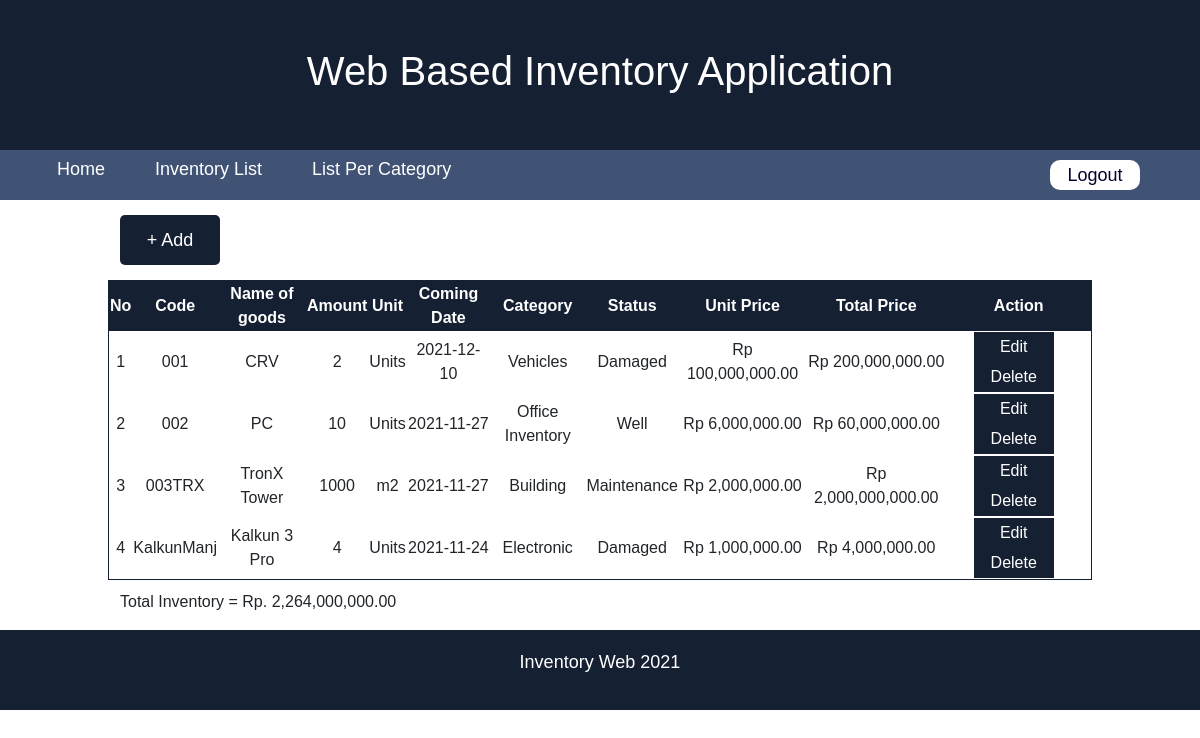
Before: /list-inventory.php (signed in) with the older database file.
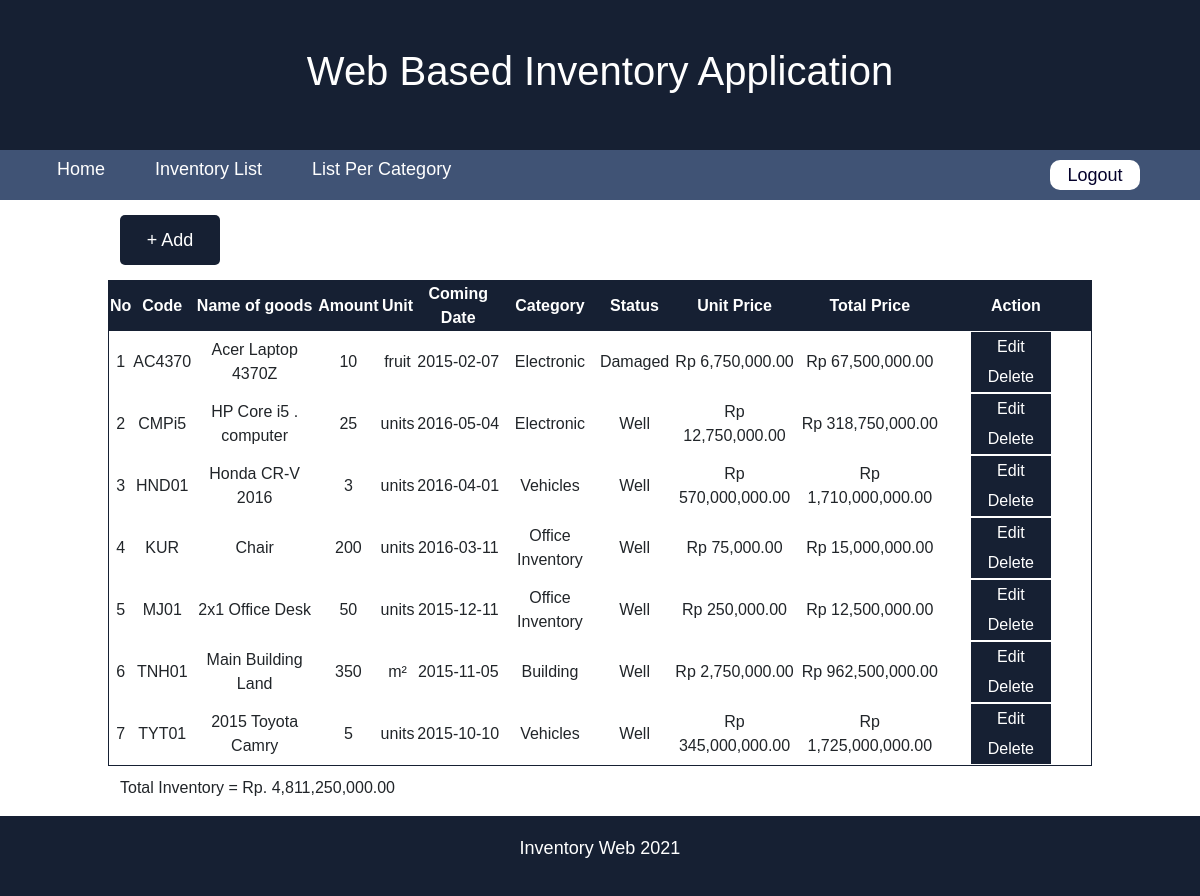
After: the same page with the newer database file.
### tables this page shows
CREATE TABLE `inventory` (
  `item_id` varchar(10) NOT NULL,
  `item_name` varchar(30) NOT NULL,
  `amount` int(11) NOT NULL,
  `unit` varchar(15) NOT NULL,
  `arrival_date` date NOT NULL,
  `category` varchar(20) NOT NULL,
  `item_status` varchar(20) NOT NULL,
  `price` int(20) NOT NULL
);

### list-inventory.php (the view, shortened to what this page needs)
<!DOCTYPE html>
<html lang="en">
<head>
    <link href="https://cdn.jsdelivr.net/npm/bootstrap@5.1.3/dist/css/bootstrap.min.css" rel="stylesheet">
    <link rel="stylesheet" href="css-inventory.css">
    <link rel="stylesheet" href="nav.css">
</head>
<body>
    <div class="header">
        <h1>Web Based Inventory Application</h1>
    </div>
    <div class="nav-container">
        <ul class="nav-item">
            <li><a href="home.php">Home</a></li>
            <li><a href="list-inventory.php">Inventory List</a></li>
            <li>
                <div class="dropdown">
                    <a href="">List Per Category</a>
                </div>
            </li>
        </ul>
        <?php
      if(empty($_SESSION['username'])){
        echo "<a href='login.php'><button class='sign-in'>Sign In</button></a>";
      }else{
        echo "<a href='logout.php'><button class='sign-in'>Logout</button></a>";
      }
    ?>
    </div>
    <div class="content-container">
        <div class="row">
            <div class="col-2">
                <a href="add-form.php"><button class="btn-add">+ Add</button></a>
            </div>
        </div>
        <div class="row">
            <table>
                <tr>
                    <th>No</th>
                    <th>Code</th>
                    <th>Name of goods</th>
                    <th>Amount</th>
                    <th>Unit</th>
                    <th>Coming Date</th>
                    <th>Category</th>
                    <th>Status</th>
                    <th>Unit Price</th>
                    <th>Total Price</th>
                    <th>Action</th>
                </tr>
        <?php
            include 'db/connect.php';
            $totalPrice=0;
            $no=0;
            if(isset($_GET['tag'])){
                $tag = $_GET['tag'];
                $sql = "SELECT * FROM inventory WHERE category='$tag'";
            }else{
                $sql = "SELECT * FROM inventory";
            }
            $query = $connection->query($sql);
            while($data = $query->fetch_object()){
                $itemId = $data->item_id;
                $itemName = $data->item_name;
                $amount = $data->amount;
                $unit = $data->unit;
                $coming = $data->arrival_date;
                $category = $data->category;
                $itemStatus = $data->item_status;
                $price = $data->price;
                $total=$price*$amount;
                $totalPrice+=$total;
                $formattedPrice = number_format($price, 2);
                $formattedTotal = number_format($total, 2);
        ?>
                <tr>
                    <td><?php echo ++$no ?></td>
                    <td><?php echo $itemId ?></td>
                    <td><?php echo $itemName ?></td>
                    <td><?php echo $amount ?></td>
                    <td><?php echo $unit ?></td>
                    <td><?php echo $coming ?></td>
                    <td><?php echo $category ?></td>
                    <td><?php echo $itemStatus ?></td>
                    <td><?php echo "Rp $formattedPrice" ?></td>
                    <td><?php echo "Rp $formattedTotal" ?></td>
                    <td>
                        <a href="edit-form.php?id=<?php echo $itemId ?>"><button class="btn-form">Edit</button></a>
                        <a href="delete-confirm.php?id=<?php echo $itemId ?>"><button class="btn-form">Delete</button></a>
                    </td>
                </tr>
            <?php
            }
            $formattedTotalPrice = number_format($totalPrice, 2);
            ?>
            </table>
        </div>
        <div class="row">
            <p>Total Inventory = Rp. <?php echo $formattedTotalPrice ?></p>
        </div>
    </div>
    <div class="footer">
        <p>Inventory Web 2021</p>
    </div>
</body>
</html>

### css-inventory.css (style rules this page uses)
body { font-family: sans-serif; }
.btn-add { width: 100px; height: 50px; background: #162033; color: white; border-radius: 5px; border: none; text-align: center; text-decoration: none; display: inline-block; cursor: pointer; font-size: 18px; margin: 15px 0 15px; }
.content-container { width: 80%; margin: 0 auto; }
.content-container table th { color: white; background: #162033; }
.content-container table { margin-bottom: 10px; border: 1px solid #162033; text-align: center; }
.btn-form { width: 80px; height: 30px; margin-right: 10px; color: white; background: #162033; border: none; }

### nav.css (style rules this page uses)
body { font-family: sans-serif; }
.header { display: flex; align-items: center; justify-content:center; width: 100%; height: 150px; background-color: #162033; color: white; text-align: center; font-size: 40px; font-weight: 600; }
.footer { display: flex; align-items: center; justify-content:center; width: 100%; height: 80px; background-color: #162033; color: white; text-align: center; font-size: 18px; }
.nav-container { background: #405375; width: 100%; margin: 0px; display: flex; align-items: center; justify-content: space-between; height: 50px; font-size: 18px; }
.nav-container ul { display: flex; }
.nav-item { padding-top: 5px; left: 0px; }
.nav-item li { list-style: none; margin-top: auto; }
.nav-item li a { color: white; text-decoration: none; padding: 10px 25px; }
.nav-item .dropdown { overflow: inherit; }
.sign-in { width: 90px; height: 30px; background: white; color: rgb(3, 0, 43); border-radius: 10px; border: none; text-align: center; text-decoration: none; display: inline-block; cursor: pointer; margin-right: 60px; font-size: 18px; }

Changed rows visible on the page:
removed inventory: item_id "001", item_name "CRV", amount "2", unit "Units", arrival_date "2021-12-10", category "Vehicles", item_status "Damaged", price "100,000,000.00", formattedTotal "200,000,000.00"
removed inventory: item_id "002", item_name "PC", amount "10", unit "Units", arrival_date "2021-11-27", category "Office Inventory", item_status "Well", price "6,000,000.00", formattedTotal "60,000,000.00"
removed inventory: item_id "003TRX", item_name "TronX Tower", amount "1000", unit "m2", arrival_date "2021-11-27", category "Building", item_status "Maintenance", price "2,000,000.00", formattedTotal "2,000,000,000.00"
removed inventory: item_id "KalkunManj", item_name "Kalkun 3 Pro", amount "4", unit "Units", arrival_date "2021-11-24", category "Electronic", item_status "Damaged", price "1,000,000.00", formattedTotal "4,000,000.00"
added inventory: item_id "AC4370", item_name "Acer Laptop 4370Z", amount "10", unit "fruit", arrival_date "2015-02-07", category "Electronic", item_status "Damaged", price "6,750,000.00", formattedTotal "67,500,000.00"
added inventory: item_id "CMPi5", item_name "HP Core i5 . computer", amount "25", unit "units", arrival_date "2016-05-04", category "Electronic", item_status "Well", price "12,750,000.00", formattedTotal "318,750,000.00"
added inventory: item_id "HND01", item_name "Honda CR-V 2016", amount "3", unit "units", arrival_date "2016-04-01", category "Vehicles", item_status "Well", price "570,000,000.00", formattedTotal "1,710,000,000.00"
added inventory: item_id "KUR", item_name "Chair", amount "200", unit "units", arrival_date "2016-03-11", category "Office Inventory", item_status "Well", price "75,000.00", formattedTotal "15,000,000.00"
added inventory: item_id "MJ01", item_name "2x1 Office Desk", amount "50", unit "units", arrival_date "2015-12-11", category "Office Inventory", item_status "Well", price "250,000.00", formattedTotal "12,500,000.00"
added inventory: item_id "TNH01", item_name "Main Building Land", amount "350", unit "m²", arrival_date "2015-11-05", category "Building", item_status "Well", price "2,750,000.00", formattedTotal "962,500,000.00"
added inventory: item_id "TYT01", item_name "2015 Toyota Camry", amount "5", unit "units", arrival_date "2015-10-10", category "Vehicles", item_status "Well", price "345,000,000.00", formattedTotal "1,725,000,000.00"
Other visible differences:
$formattedTotalPrice: "2,264,000,000.00" → "4,811,250,000.00"
